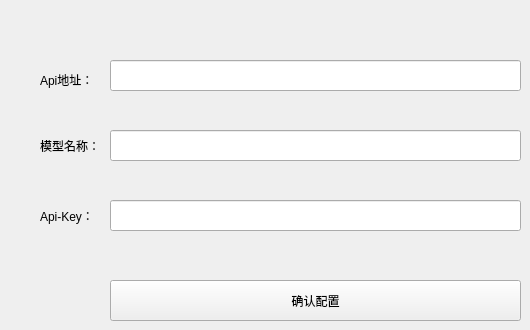
       <widget class="QWidget" name="tab_6">
        <attribute name="title">
         <string>Ai配置</string>
        </attribute>
        <widget class="QLabel" name="label_6">
         <property name="geometry">
          <rect>
           <x>40</x>
           <y>54</y>
           <width>61</width>
           <height>51</height>
          </rect>
         </property>
         <property name="text">
          <string>Api地址：</string>
         </property>
        </widget>
        <widget class="QLabel" name="label_8">
         <property name="geometry">
          <rect>
           <x>40</x>
           <y>120</y>
           <width>61</width>
           <height>51</height>
          </rect>
         </property>
         <property name="text">
          <string>模型名称：</string>
         </property>
        </widget>
        <widget class="QLabel" name="label_13">
         <property name="geometry">
          <rect>
           <x>40</x>
           <y>190</y>
           <width>61</width>
           <height>51</height>
          </rect>
         </property>
         <property name="text">
          <string>Api-Key：</string>
         </property>
        </widget>
        <widget class="QLineEdit" name="apiBaseUrlLineEdit">
         <property name="geometry">
          <rect>
           <x>110</x>
           <y>60</y>
           <width>411</width>
           <height>31</height>
          </rect>
         </property>
        </widget>
        <widget class="QLineEdit" name="aiModelNameLineEdit">
         <property name="geometry">
          <rect>
           <x>110</x>
           <y>130</y>
           <width>411</width>
           <height>31</height>
          </rect>
         </property>
        </widget>
        <widget class="QLineEdit" name="apiKeyLineEdit">
         <property name="geometry">
          <rect>
           <x>110</x>
           <y>200</y>
           <width>411</width>
           <height>31</height>
          </rect>
         </property>
         <property name="echoMode">
          <enum>QLineEdit::Password</enum>
         </property>
        </widget>
        <widget class="QToolButton" name="toolButton">
         <property name="geometry">
          <rect>
           <x>110</x>
           <y>280</y>
           <width>411</width>
           <height>41</height>
          </rect>
         </property>
         <property name="text">
          <string>确认配置</string>
         </property>
        </widget>
       </widget>
